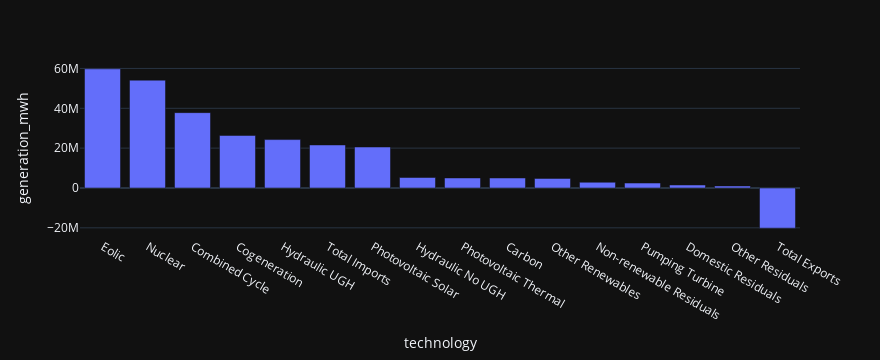

Notebook source saved alongside this figure:
### Code cell
px.bar(data_frame=dfres, x='technology', y='generation_mwh')

### Figure 1 — Plotly figure (JSON) as saved in the notebook; plotly's stock layout.template omitted (floating-point values rounded to 4 significant figures)
{"data": [{"alignmentgroup": "True", "hovertemplate": "technology=%{x}<br>generation_mwh=%{y}<extra></extra>", "legendgroup": "", "marker": {"color": "#636efa", "pattern": {"shape": ""}}, "name": "", "offsetgroup": "", "orientation": "v", "showlegend": false, "textposition": "auto", "type": "bar", "x": ["Eolic", "Nuclear", "Combined Cycle", "Cogeneration", "Hydraulic UGH", "Total Imports", "Photovoltaic Solar", "Hydraulic No UGH", "Photovoltaic Thermal", "Carbon", "Other Renewables", "Non-renewable Residuals", "Pumping Turbine", "Domestic Residuals", "Other Residuals", "Total Exports"], "xaxis": "x", "y": [59800000.0, 54120000.0, 37820000.0, 26370000.0, 24290000.0, 21604101, 20560000.0, 5259688, 5042000.0, 5017000.0, 4811000.0, 2885000.0, 2476000.0, 1519000.0, 1020000.0, -20160000.0], "yaxis": "y"}], "layout": {"barmode": "relative", "height": 360, "legend": {"tracegroupgap": 0}, "margin": {"t": 60}, "width": 880, "xaxis": {"anchor": "y", "autorange": true, "domain": [0, 1], "range": [-0.5, 15.5], "title": {"text": "technology"}, "type": "category"}, "yaxis": {"anchor": "x", "autorange": true, "domain": [0, 1], "range": [-24600000.0, 64240000.0], "title": {"text": "generation_mwh"}, "type": "linear"}}}
